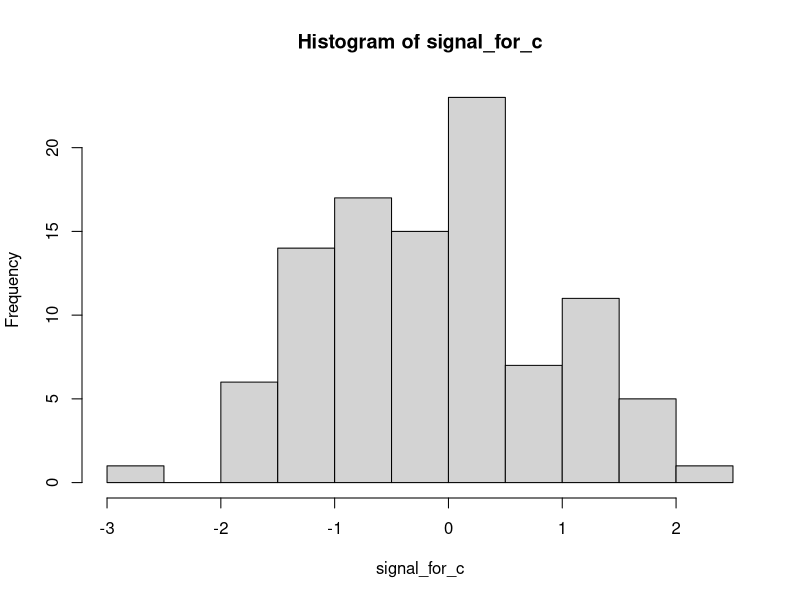
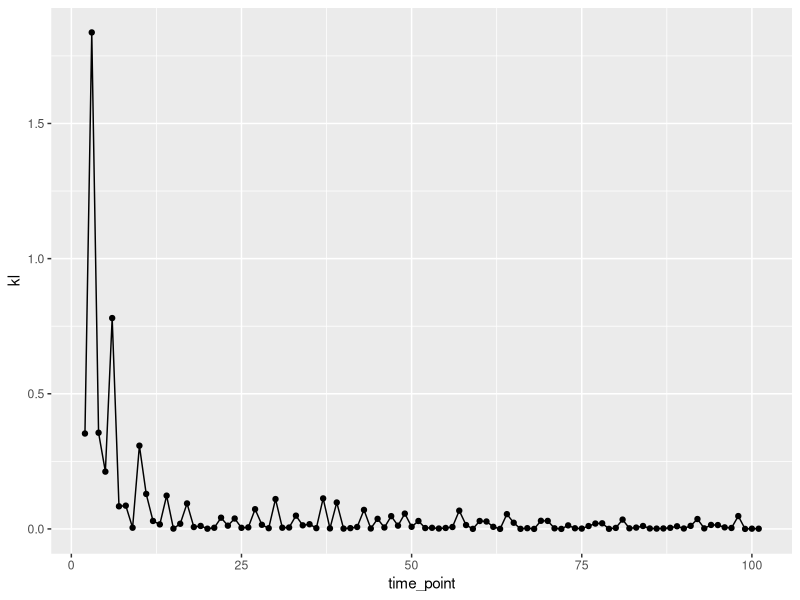
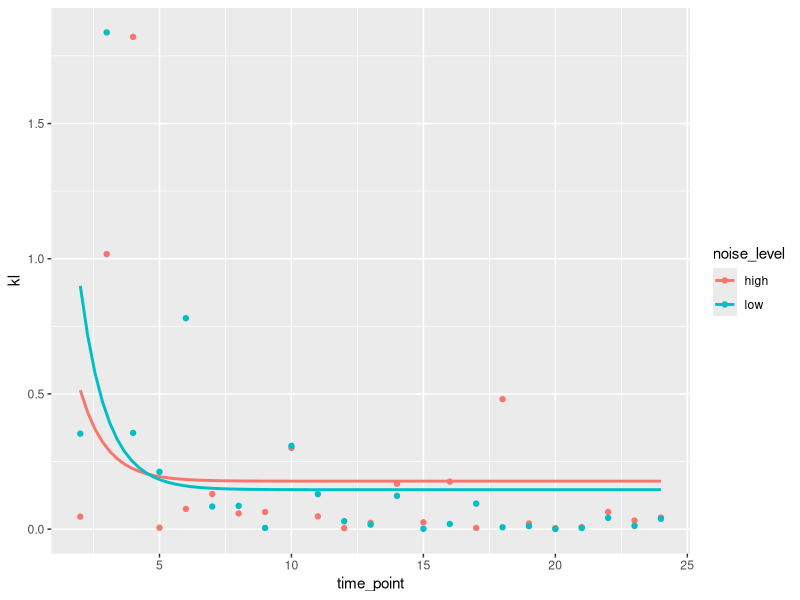
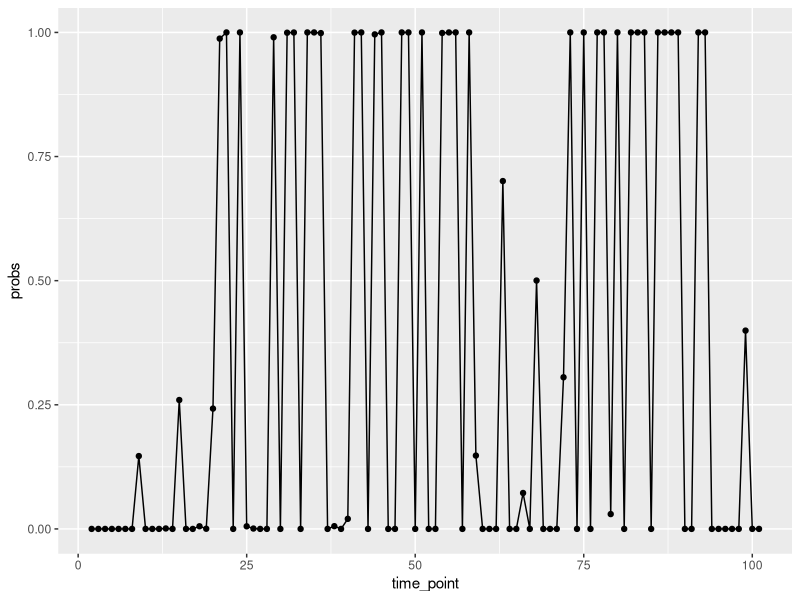
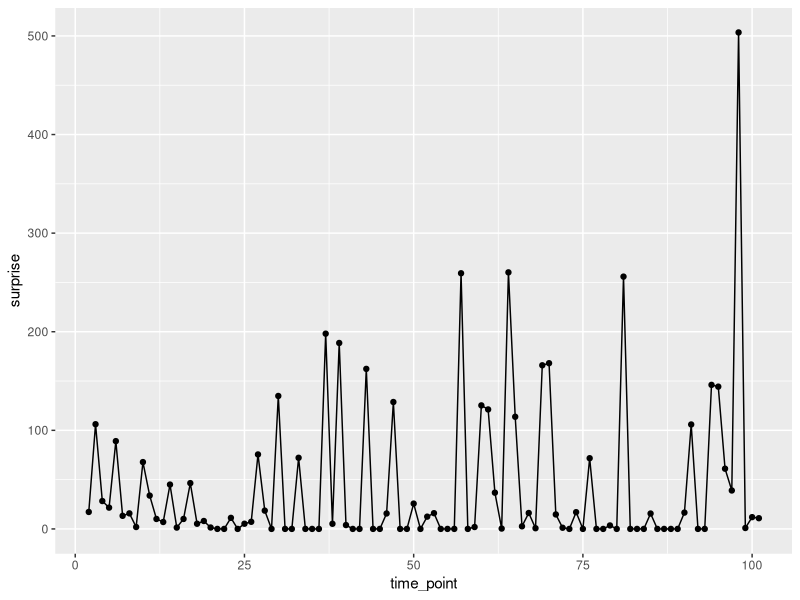

Recreate these plots in R, in order.
## ---- chunk 1
knitr::opts_chunk$set(echo = TRUE)
library(tidyverse)
library(here)
## ---- chunk 2

unknown_true_value_for_c = 0
fp_amount_of_noise = 1

signal_for_c = rnorm(100, 
                     unknown_true_value_for_c, 
                     fp_amount_of_noise ^ 2)


hist(signal_for_c)
## ---- chunk 3
percision_at_time_t0 = 0.2
utility_at_t0 = .1

precision_at_t1 = percision_at_time_t0 + fp_amount_of_noise ^ (-2)
utilitiy_at_t1 = (fp_amount_of_noise ^ (-2) * sample(signal_for_c, 1) + percision_at_time_t0 * utility_at_t0) / precision_at_t1

precision_at_t1
utilitiy_at_t1
  
## ---- chunk 4
# belief about the item 
b_mu = 1
b_variance = 0.1 
b_precision = 1/b_variance 

b_prior_distribution = rnorm(100, 
                b_mu, 
                b_variance)
b_prior = sample(b_prior_distribution, 1)


# signal received after choosing the item 
s_mu = 0.8 # unknown true value of item being sampled 
s_variance = 0.1 # the amount of noise in each signal 
s_precision = 1/s_variance

s_x_distribution = rnorm(100, 
                       s_mu, 
                       s_variance)
s_x = sample(s_x_distribution, 1)

# update the belief after receiving the item 
b_new_precision = b_precision + s_precision 
b_posterior = ((s_precision * s_x) + (b_precision * b_prior)) / b_new_precision




## ---- chunk 5
update_precision <- function(prior_belief_precision, 
                             signal_precision){
  return (prior_belief_precision + signal_precision)
}

update_belief <- function(signal_precision, 
                          signal_value, 
                          belief_precision, 
                          belief_value, 
                          updated_signal_precision){
  
  updated_belief <- ((signal_precision * signal_value) + 
                       (belief_precision * belief_value)) / updated_signal_precision
  
  return (updated_belief)

}


## ---- chunk 6
calculate_KL_between_gaussian <- function(mu1, mu2, sig1, sig2){
    
  return(log(sig2/sig1) + (sig1^2 + (mu1-mu2)^2)/(2*(sig2^2)) - 1/2)
}


calculate_probability <- function(mu, sigma, value){
  
  return (pnorm(value, mean = mu, sd = sigma, lower.tail = FALSE))
  
}
## ---- chunk 7

# belief about the item 
b_mu = .2
b_variance = 0.3

b_precision = 1/b_variance 

b_prior_distribution = rnorm(100, 
                b_mu, 
                b_variance)
b_prior = sample(b_prior_distribution, 1)


# signal received after choosing the item 
s_mu = 5 # unknown true value of item being sampled 
s_variance = 1.8 # the amount of noise in each signal, varying this will change the curve of KL. more noise slower habituation 
s_precision = 1/s_variance

s_x_distribution = rnorm(100, 
                       s_mu, 
                       s_variance)
s_x = sample(s_x_distribution, 1)

# pretend to have 100 time points 
belief_precision_vector <- c(b_precision)
belief_mu_vector <- c(b_mu)
observation_vector <- c(s_x)

for (i in 1:100){
  
  current_belief_precision = belief_precision_vector[i]
  current_belief_mu = belief_mu_vector[i]
  
  s_mu = 5 # unknown true value of item being sampled 
  s_variance = 1.8 # the amount of noise in each signal, varying this will change the curve of KL. more noise slower habituation 
    s_precision = 1/s_variance

  s_x_distribution = rnorm(100, 
                       s_mu, 
                       s_variance)
  s_x = sample(s_x_distribution, 1)
  
  observation_vector <- c(observation_vector, s_x)
  
  updated_belief_precision = update_precision(current_belief_precision, 
                                       s_precision)
  
  updated_mu = update_belief(s_precision,
                             s_x, 
                             current_belief_precision, 
                             current_belief_mu, 
                             updated_belief_precision)
  
  belief_precision_vector <- c(belief_precision_vector, updated_belief_precision)
  belief_mu_vector <- c(belief_mu_vector, updated_mu)
  
}

example <- tibble("time_point" = seq(1, 101, 1),
       "belief" = belief_mu_vector, 
       
       "precision" = belief_precision_vector, 
       "observation" = observation_vector,
) %>% 
  mutate("variance" = 1/precision) %>% 
  mutate(noise_in_signal = s_variance)
## ---- chunk 8
# signal received after choosing the item 
s_mu = 5 # unknown true value of item being sampled 
s_variance = 3 # the amount of noise in each signal, varying this will change the curve of KL. more noise slower habituation 
s_precision = 1/s_variance

s_x_distribution = rnorm(100, 
                       s_mu, 
                       s_variance)
s_x = sample(s_x_distribution, 1)

# pretend to have 100 time points 
belief_precision_vector <- c(b_precision)
belief_mu_vector <- c(b_mu)
observation_vector <- c(s_x)

for (i in 1:100){
  
  current_belief_precision = belief_precision_vector[i]
  current_belief_mu = belief_mu_vector[i]
  
  s_mu = 5 # unknown true value of item being sampled 
  s_variance = 3 # the amount of noise in each signal, varying this will change the curve of KL. more noise slower habituation 
    s_precision = 1/s_variance

  s_x_distribution = rnorm(100, 
                       s_mu, 
                       s_variance)
  s_x = sample(s_x_distribution, 1)
  
  observation_vector <- c(observation_vector, s_x)
  
  updated_belief_precision = update_precision(current_belief_precision, 
                                       s_precision)
  
  updated_mu = update_belief(s_precision,
                             s_x, 
                             current_belief_precision, 
                             current_belief_mu, 
                             updated_belief_precision)
  
  belief_precision_vector <- c(belief_precision_vector, updated_belief_precision)
  belief_mu_vector <- c(belief_mu_vector, updated_mu)
  
}

blurrier_example <- tibble("time_point" = seq(1, 101, 1),
       "belief" = belief_mu_vector, 
       
       "precision" = belief_precision_vector, 
       "observation" = observation_vector,
) %>% 
  mutate("variance" = 1/precision) %>% 
  mutate(noise_in_signal = s_variance)
## ---- chunk 9
example

kls <- c()
for (t in 2:101){

  mu1 <- example %>% 
    filter(time_point == t-1) %>%
    select(belief) %>% 
    pull()
  
  sig1 <- (example %>% 
    filter(time_point == t-1) %>%
    select(variance) %>% 
    pull()) ^ .5
  
  mu2 <- example %>% 
    filter(time_point == t) %>% 
    select(belief) %>% 
    pull()
  
  sig2 <- (example %>% 
    filter(time_point == t) %>%
    select(variance) %>% 
    pull()) ^ .5
  
  kl <- calculate_KL_between_gaussian(mu1, mu2, sig1, sig2)
  kls <- c(kls, kl)
  
}

example_with_kl <- example %>% 
  filter(time_point != 1)

example_with_kl$kl <- kls

example_with_kl %>% 
  ggplot(aes(x = time_point, 
                    y = kl)) + 
  geom_point() + 
  geom_line()
## ---- chunk 10
kls <- c()
for (t in 2:101){

  mu1 <- blurrier_example %>% 
    filter(time_point == t-1) %>%
    select(belief) %>% 
    pull()
  
  sig1 <- (blurrier_example %>% 
    filter(time_point == t-1) %>%
    select(variance) %>% 
    pull()) ^ .5
  
  mu2 <- blurrier_example %>% 
    filter(time_point == t) %>% 
    select(belief) %>% 
    pull()
  
  sig2 <- (blurrier_example %>% 
    filter(time_point == t) %>%
    select(variance) %>% 
    pull()) ^ .5
  
  kl <- calculate_KL_between_gaussian(mu1, mu2, sig1, sig2)
  kls <- c(kls, kl)
  
}

blurrier_example_with_kl <- blurrier_example %>% 
  filter(time_point != 1)

blurrier_example_with_kl$kl <- kls
## ---- chunk 11
bind_rows(blurrier_example_with_kl, example_with_kl) %>% 
  mutate(noise_level = if_else(noise_in_signal == 1.8, "low", "high")) %>% 
  filter(time_point < 25) %>% 
  ggplot(aes(x = time_point, 
                    y = kl, 
             color = noise_level)) + 
  geom_point() + 
  geom_smooth(method = "lm", 
              formula = y ~ I(exp(1)**(-x)), se = FALSE)
## ---- chunk 12
# the probablity of getting the observation X given the prior belief 
probs <- c()
for (t in 2:101){
  
  observation <- example %>% 
    filter(time_point == t) %>%
    select(observation) %>% 
    pull()
  
  prior_belief_mu <- example %>% 
    filter(time_point == t-1) %>%
    select(belief) %>% 
    pull()
  
  prior_belief_sigma <- (example %>% 
    filter(time_point == t-1) %>%
    select(variance) %>% 
    pull()) ^ .5
  
  prob <- calculate_probability(prior_belief_mu, 
                                prior_belief_sigma, 
                                observation)
  
  probs <- c(probs, prob)
 
}


example_with_probs <- example %>% 
  filter(time_point != 1)

example_with_probs$prob <- probs

example_with_probs %>% 
  ggplot(aes(x = time_point, 
                    y = probs)) + 
  geom_point() + 
  geom_line()

example_with_probs %>% 
  mutate(surprise = -log(prob)) %>% 
  ggplot(aes(x = time_point, 
                    y = surprise)) + 
  geom_point() + 
  geom_line()
## ---- chunk 13
# belief about the item 
b_mu = .2
b_variance = 0.3

b_precision = 1/b_variance 

b_prior_distribution = rnorm(100, 
                b_mu, 
                b_variance)
b_prior = sample(b_prior_distribution, 1)


# signal received after choosing the item 
s_mu = 5 # unknown true value of item being sampled 
s_variance = c(0.5, 1, 1.5) # the amount of noise in each signal, varying this will change the curve of KL. more noise slower habituation 
s_precision = 1/s_variance

s_x_distribution = rnorm(100, 
                       s_mu, 
                       s_variance)
s_x = sample(s_x_distribution, 1)

## ---- chunk 14
update_precision_vector <- function(prior_belief_precision_vector, 
                             signal_precision_vector){
  return (prior_belief_precision + signal_precision)
}

update_belief <- function(signal_precision, 
                          signal_value, 
                          belief_precision, 
                          belief_value, 
                          updated_signal_precision){
  
  updated_belief <- ((signal_precision * signal_value) + 
                       (belief_precision * belief_value)) / updated_signal_precision
  
  return (updated_belief)

}
## ---- chunk 15
stimuli <- c(1, 0, 1)

stimuli_b_mu = c(.5, .5, .5)
stimuli_b_variance = c(.3, .3, .3)
stimuli_b_precision = 1/stimuli_b_variance
stimuli_b_prior = c()

for (i in 1: length(stimuli_b_mu)){
  
  b_prior = sample(rnorm(100, 
                stimuli_b_mu[i], 
                stimuli_b_variance[i]), 1)
  
  stimuli_b_prior = c(stimuli_b_prior, b_prior)
  
}


# signal received after choosing the item 
stimuli_s_mu = stimuli # unknown true value of item being sampled 
stimuli_s_variance = c(0.1, 0.1, 0.1) # the amount of noise in each signal, maybe can be changed as a function of exposure duration? 
stimuli_s_precision = 1/stimuli_s_variance
stimuli_s_prior = c()

for (i in 1: length(stimuli_s_mu)){
  
  s_prior = sample(rnorm(100, 
                stimuli_s_mu[i], 
                stimuli_s_variance[i]), 1) # shouldn't be negative, logit? 
  
  stimuli_s_prior = c(stimuli_s_prior, s_prior)
  
}


# pretend to have 100 time points 
belief_precision_list <- list(stimuli_b_precision)
belief_mu_list <- list(stimuli_b_mu)

for (i in 1:3){
  
  current_belief_precision_vector = belief_precision_list[[i]]
  current_belief_mu_vector = belief_mu_list[[i]]
  
  updated_belief_precision_vector = list(update_precision(current_belief_precision_vector, 
                                       stimuli_s_precision))
  
  updated_mu_vector = list(update_belief(stimuli_s_precision,
                             stimuli_s_mu, 
                             current_belief_precision_vector, 
                             current_belief_mu_vector, 
                             updated_belief_precision_vector[[1]]))
  
  belief_precision_list <- c(belief_precision_list, 
                             updated_belief_precision_vector)
  #belief_mu_list[[i+1]] <- updated_mu_vector
  belief_mu_list <- c(belief_mu_list, updated_mu_vector)
  
}

example <- tibble("time_point" = seq(1, 101, 1),
       "belief" = belief_mu_vector, 
       "precision" = belief_precision_vector, 
) %>% 
  mutate("variance" = 1/precision)

